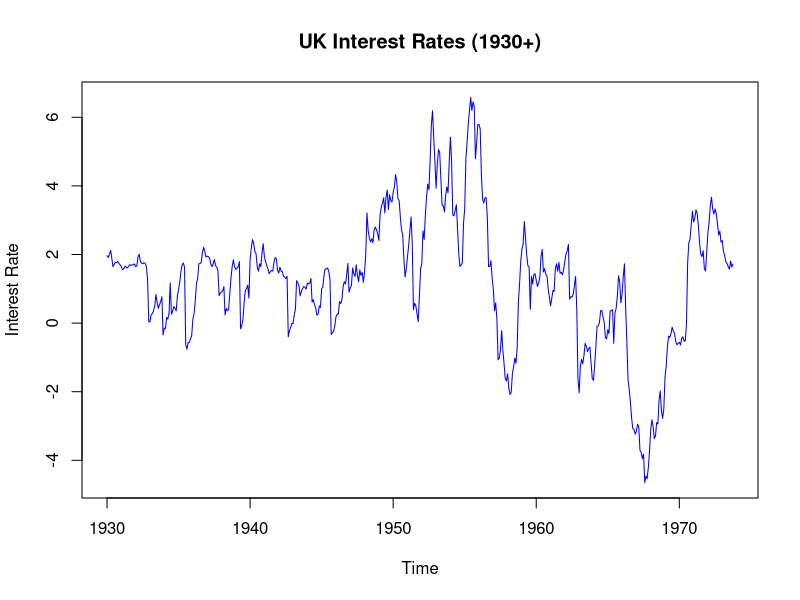
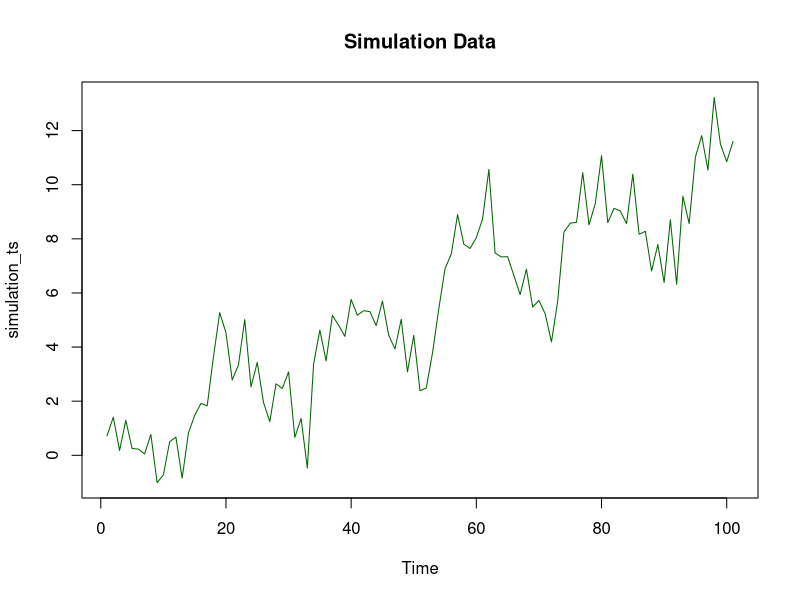
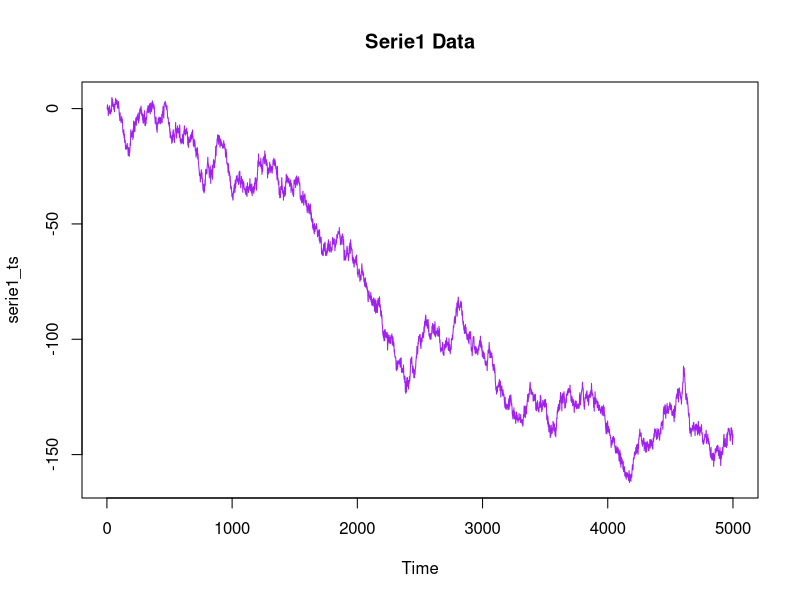
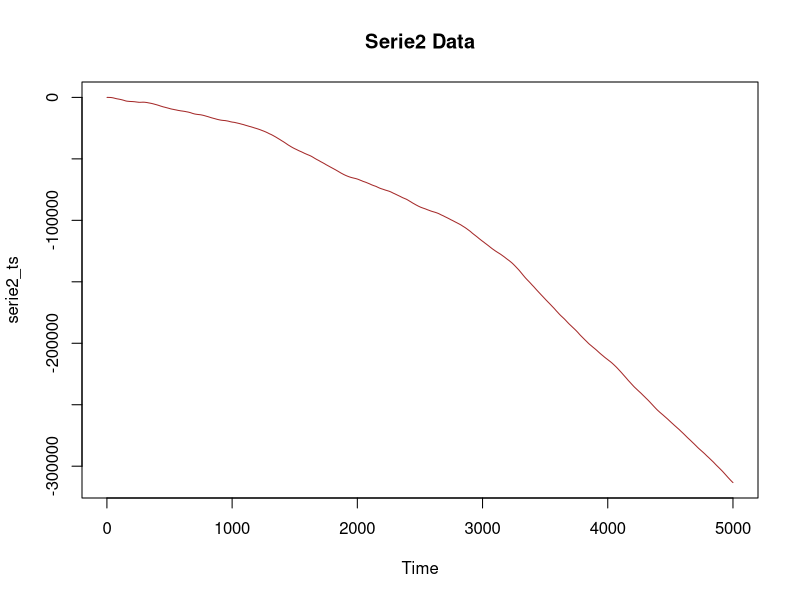
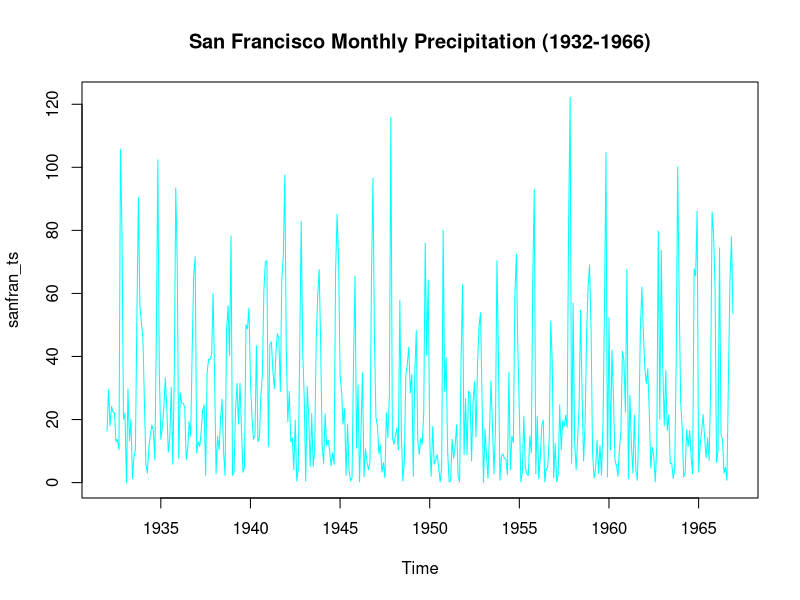
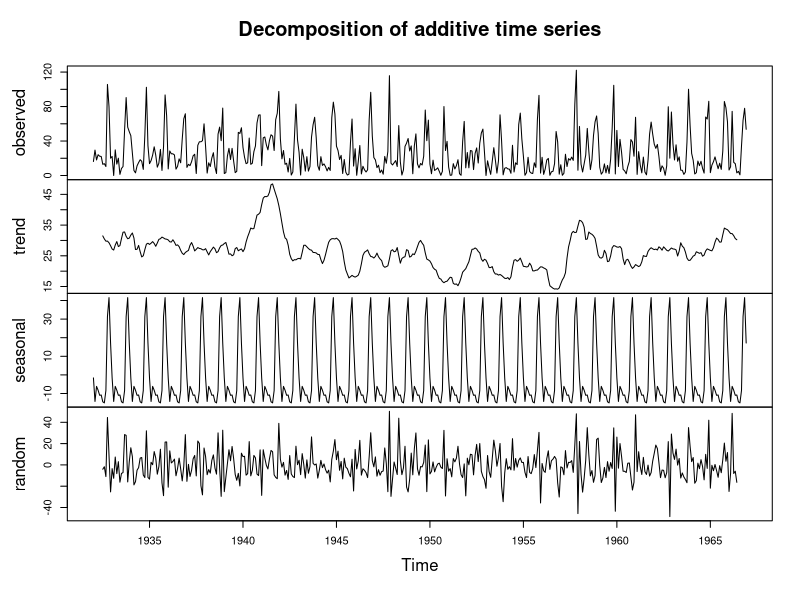
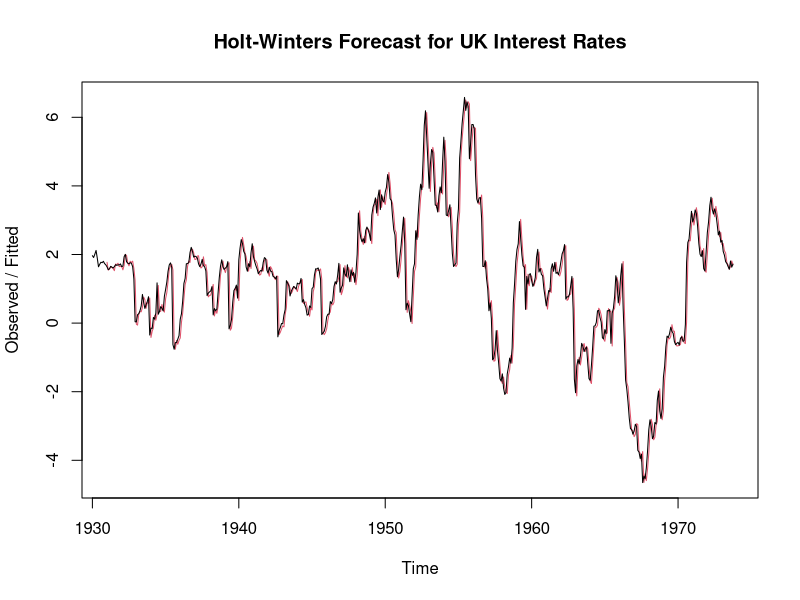
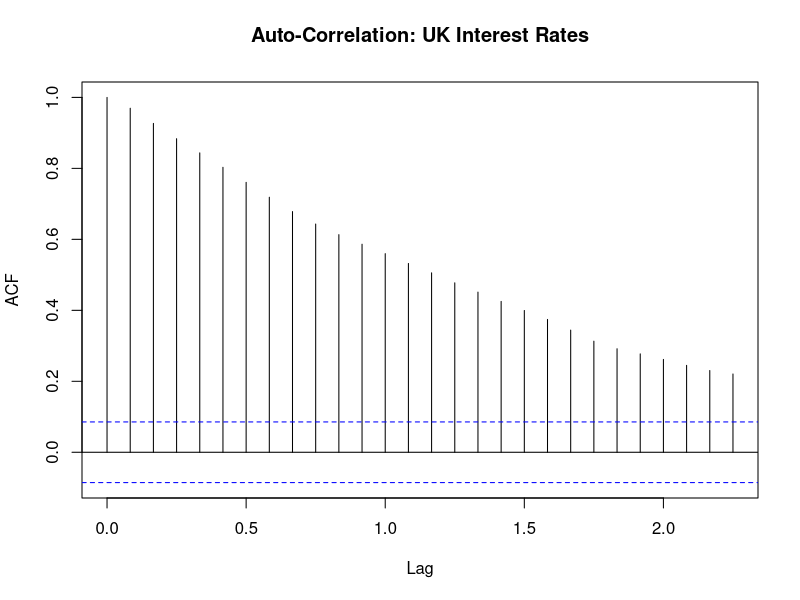

Source code (R) for these figures, in order:
# ---- Create Output Directory ----
dir.create("outputs_tp2", showWarnings = FALSE)

# ---- 1. Load and Clean Data ----

# Load UK Interest Rates
uk_interest_rates <- scan("UKinterestrates.dat.txt", what = numeric(), quiet = TRUE)

# Load Simulation Data
simulation_data <- scan("simulation.dat.txt", what = numeric(), quiet = TRUE)

# Load Serie1 and Serie2
serie1 <- scan("serie1.dat.txt", what = numeric(), quiet = TRUE)
serie2 <- scan("serie2.dat.txt", what = numeric(), quiet = TRUE)

# Load and Clean San Francisco Data
sanfran_lines <- readLines("sanfran.dat.txt")
sanfran_data <- as.numeric(unlist(strsplit(sanfran_lines, "\\s+")))
sanfran_data <- sanfran_data[!is.na(sanfran_data)]  # Remove NA values caused by non-numeric strings

# Debugging: Print first few values of each dataset
print("UK Interest Rates:")
print(head(uk_interest_rates))

print("Simulation Data:")
print(head(simulation_data))

print("Serie1:")
print(head(serie1))

print("Serie2:")
print(head(serie2))

print("San Francisco Data:")
print(head(sanfran_data))

# ---- 2. Convert to Time Series ----

uk_ts <- ts(uk_interest_rates, start = c(1930, 1), frequency = 12)
simulation_ts <- ts(simulation_data)
serie1_ts <- ts(serie1)
serie2_ts <- ts(serie2)
sanfran_ts <- ts(sanfran_data, start = c(1932, 1), frequency = 12)

# ---- 3. Visualizations and Summary Statistics ----

# 3.1 UK Interest Rates
png("outputs_tp2/uk_interest_rates.png", width = 800, height = 600)
plot(uk_ts, main = "UK Interest Rates (1930+)", ylab = "Interest Rate", col = "blue")
dev.off()
summary_uk <- summary(uk_ts)
write.csv(as.data.frame(t(summary_uk)), "outputs_tp2/summary_uk_interest_rates.csv")

# 3.2 Simulation Data
if (length(simulation_data) > 0) {
  png("outputs_tp2/simulation_data.png", width = 800, height = 600)
  plot(simulation_ts, main = "Simulation Data", col = "darkgreen")
  dev.off()
  summary_simulation <- summary(simulation_ts)
  write.csv(as.data.frame(t(summary_simulation)), "outputs_tp2/summary_simulation_data.csv")
}

# 3.3 Serie1
if (length(serie1) > 0) {
  png("outputs_tp2/serie1.png", width = 800, height = 600)
  plot(serie1_ts, main = "Serie1 Data", col = "purple")
  dev.off()
  summary_serie1 <- summary(serie1_ts)
  write.csv(as.data.frame(t(summary_serie1)), "outputs_tp2/summary_serie1.csv")
}

# 3.4 Serie2
if (length(serie2) > 0) {
  png("outputs_tp2/serie2.png", width = 800, height = 600)
  plot(serie2_ts, main = "Serie2 Data", col = "brown")
  dev.off()
  summary_serie2 <- summary(serie2_ts)
  write.csv(as.data.frame(t(summary_serie2)), "outputs_tp2/summary_serie2.csv")
}

# 3.5 San Francisco Precipitation
png("outputs_tp2/sanfran_precipitation.png", width = 800, height = 600)
plot(sanfran_ts, main = "San Francisco Monthly Precipitation (1932-1966)", col = "cyan")
dev.off()
summary_sanfran <- summary(sanfran_ts)
write.csv(as.data.frame(t(summary_sanfran)), "outputs_tp2/summary_sanfran_precipitation.csv")

# ---- 4. Advanced Analysis: Trends and Seasonality ----

# 4.1 Decompose San Francisco Precipitation
sanfran_decomp <- decompose(sanfran_ts)
png("outputs_tp2/sanfran_decomposition.png", width = 800, height = 600)
plot(sanfran_decomp)
dev.off()
write.csv(data.frame(Trend = sanfran_decomp$trend, 
                     Seasonal = sanfran_decomp$seasonal, 
                     Random = sanfran_decomp$random), 
          "outputs_tp2/sanfran_decomposition.csv")

# 4.2 Holt-Winters Smoothing for UK Interest Rates
uk_hw <- HoltWinters(uk_ts)
png("outputs_tp2/uk_holtwinters.png", width = 800, height = 600)
plot(uk_hw, main = "Holt-Winters Forecast for UK Interest Rates")
dev.off()
uk_forecast <- data.frame(Forecast = tail(uk_hw$fitted[, 1], 12))
write.csv(uk_forecast, "outputs_tp2/uk_forecast.csv")

# ---- 5. Auto-Correlation and Seasonality Analysis ----

# 5.1 Auto-correlation for UK Interest Rates
png("outputs_tp2/uk_acf.png", width = 800, height = 600)
acf(uk_ts, main = "Auto-Correlation: UK Interest Rates")
dev.off()

# 5.2 Auto-correlation for San Francisco Precipitation
png("outputs_tp2/sanfran_acf.png", width = 800, height = 600)
acf(sanfran_ts, main = "Auto-Correlation: San Francisco Precipitation")
dev.off()

# ---- 6. Save Outputs ----
cat("All outputs have been saved in the 'outputs_tp2' directory.\n")
